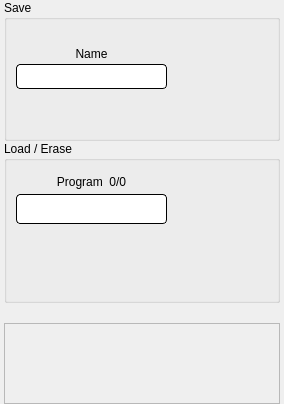
     <widget class="QWidget" name="page_LoadSave">
      <layout class="QGridLayout" name="gridLayout_3" rowstretch="35,40,5,20">
       <property name="leftMargin">
        <number>4</number>
       </property>
       <property name="topMargin">
        <number>0</number>
       </property>
       <property name="rightMargin">
        <number>4</number>
       </property>
       <property name="bottomMargin">
        <number>0</number>
       </property>
       <property name="spacing">
        <number>0</number>
       </property>
       <item row="1" column="0">
        <widget class="QGroupBox" name="groupBox_Load">
         <property name="sizePolicy">
          <sizepolicy hsizetype="Preferred" vsizetype="Expanding">
           <horstretch>0</horstretch>
           <verstretch>0</verstretch>
          </sizepolicy>
         </property>
         <property name="styleSheet">
          <string notr="true"/>
         </property>
         <property name="title">
          <string>Load / Erase</string>
         </property>
         <layout class="QGridLayout" name="gridLayout_4" rowstretch="20,25,5,45,5" columnstretch="30,30,5,15,5,15">
          <property name="spacing">
           <number>0</number>
          </property>
          <item row="3" column="0">
           <widget class="QPushButton" name="pushButton_Previous">
            <property name="sizePolicy">
             <sizepolicy hsizetype="Expanding" vsizetype="Expanding">
              <horstretch>0</horstretch>
              <verstretch>0</verstretch>
             </sizepolicy>
            </property>
            <property name="styleSheet">
             <string notr="true">QPushButton{
border-width: 0px;
border-style: solid; 
border-color: rgb(0, 0, 0);
outline: none;
}</string>
            </property>
            <property name="text">
             <string/>
            </property>
            <property name="icon">
             <iconset resource="resources.qrc">
              <normaloff>:/Resources/previous.png</normaloff>:/Resources/previous.png</iconset>
            </property>
            <property name="iconSize">
             <size>
              <width>32</width>
              <height>32</height>
             </size>
            </property>
            <property name="autoRepeat">
             <bool>false</bool>
            </property>
           </widget>
          </item>
          <item row="3" column="3">
           <widget class="QPushButton" name="pushButton_Load">
            <property name="sizePolicy">
             <sizepolicy hsizetype="Expanding" vsizetype="Expanding">
              <horstretch>0</horstretch>
              <verstretch>0</verstretch>
             </sizepolicy>
            </property>
            <property name="styleSheet">
             <string notr="true">QPushButton{
border-width: 0px;
border-style: solid; 
border-color: rgb(0, 0, 0);
outline: none;
}</string>
            </property>
            <property name="text">
             <string/>
            </property>
            <property name="icon">
             <iconset resource="resources.qrc">
              <normaloff>:/Resources/load.png</normaloff>:/Resources/load.png</iconset>
            </property>
            <property name="iconSize">
             <size>
              <width>32</width>
              <height>32</height>
             </size>
            </property>
           </widget>
          </item>
          <item row="3" column="5">
           <widget class="QPushButton" name="pushButton_Erase">
            <property name="sizePolicy">
             <sizepolicy hsizetype="Expanding" vsizetype="Expanding">
              <horstretch>0</horstretch>
              <verstretch>0</verstretch>
             </sizepolicy>
            </property>
            <property name="styleSheet">
             <string notr="true">QPushButton{
border-width: 0px;
border-style: solid; 
border-color: rgb(0, 0, 0);
outline: none;
}</string>
            </property>
            <property name="text">
             <string/>
            </property>
            <property name="icon">
             <iconset resource="resources.qrc">
              <normaloff>:/Resources/delete.png</normaloff>:/Resources/delete.png</iconset>
            </property>
            <property name="iconSize">
             <size>
              <width>32</width>
              <height>32</height>
             </size>
            </property>
           </widget>
          </item>
          <item row="1" column="4">
           <spacer name="horizontalSpacer_12">
            <property name="orientation">
             <enum>Qt::Horizontal</enum>
            </property>
            <property name="sizeHint" stdset="0">
             <size>
              <width>40</width>
              <height>20</height>
             </size>
            </property>
           </spacer>
          </item>
          <item row="3" column="1">
           <widget class="QPushButton" name="pushButton_Next">
            <property name="sizePolicy">
             <sizepolicy hsizetype="Expanding" vsizetype="Expanding">
              <horstretch>0</horstretch>
              <verstretch>0</verstretch>
             </sizepolicy>
            </property>
            <property name="styleSheet">
             <string notr="true">QPushButton{
border-width: 0px;
border-style: solid; 
border-color: rgb(0, 0, 0);
outline: none;
}</string>
            </property>
            <property name="text">
             <string/>
            </property>
            <property name="icon">
             <iconset resource="resources.qrc">
              <normaloff>:/Resources/next.png</normaloff>:/Resources/next.png</iconset>
            </property>
            <property name="iconSize">
             <size>
              <width>32</width>
              <height>32</height>
             </size>
            </property>
            <property name="autoRepeat">
             <bool>false</bool>
            </property>
           </widget>
          </item>
          <item row="2" column="0">
           <spacer name="verticalSpacer_8">
            <property name="orientation">
             <enum>Qt::Vertical</enum>
            </property>
            <property name="sizeHint" stdset="0">
             <size>
              <width>20</width>
              <height>40</height>
             </size>
            </property>
           </spacer>
          </item>
          <item row="4" column="0">
           <spacer name="verticalSpacer_7">
            <property name="orientation">
             <enum>Qt::Vertical</enum>
            </property>
            <property name="sizeHint" stdset="0">
             <size>
              <width>20</width>
              <height>40</height>
             </size>
            </property>
           </spacer>
          </item>
          <item row="0" column="0" colspan="2">
           <widget class="QLabel" name="label_Prog">
            <property name="sizePolicy">
             <sizepolicy hsizetype="Expanding" vsizetype="Expanding">
              <horstretch>0</horstretch>
              <verstretch>0</verstretch>
             </sizepolicy>
            </property>
            <property name="text">
             <string>Program  0/0</string>
            </property>
            <property name="alignment">
             <set>Qt::AlignCenter</set>
            </property>
           </widget>
          </item>
          <item row="1" column="2">
           <spacer name="horizontalSpacer_11">
            <property name="orientation">
             <enum>Qt::Horizontal</enum>
            </property>
            <property name="sizeHint" stdset="0">
             <size>
              <width>40</width>
              <height>20</height>
             </size>
            </property>
           </spacer>
          </item>
          <item row="1" column="0" colspan="2">
           <widget class="QLineEdit" name="lineEdit_Prog">
            <property name="sizePolicy">
             <sizepolicy hsizetype="Expanding" vsizetype="Expanding">
              <horstretch>0</horstretch>
              <verstretch>0</verstretch>
             </sizepolicy>
            </property>
            <property name="focusPolicy">
             <enum>Qt::NoFocus</enum>
            </property>
            <property name="styleSheet">
             <string notr="true">QLineEdit{
border-width: 1px;
border-style: solid; 
border-radius: 4px; 
border-color: rgb(0, 0, 0);
}</string>
            </property>
            <property name="alignment">
             <set>Qt::AlignCenter</set>
            </property>
            <property name="readOnly">
             <bool>true</bool>
            </property>
           </widget>
          </item>
         </layout>
        </widget>
       </item>
       <item row="0" column="0">
        <widget class="QGroupBox" name="groupBox_Save">
         <property name="sizePolicy">
          <sizepolicy hsizetype="Preferred" vsizetype="Expanding">
           <horstretch>0</horstretch>
           <verstretch>0</verstretch>
          </sizepolicy>
         </property>
         <property name="styleSheet">
          <string notr="true"/>
         </property>
         <property name="title">
          <string>Save</string>
         </property>
         <layout class="QGridLayout" name="gridLayout_5" rowstretch="15,20,25,40" columnstretch="60,10,20,10">
          <property name="spacing">
           <number>0</number>
          </property>
          <item row="0" column="0">
           <spacer name="verticalSpacer_6">
            <property name="orientation">
             <enum>Qt::Vertical</enum>
            </property>
            <property name="sizeHint" stdset="0">
             <size>
              <width>20</width>
              <height>40</height>
             </size>
            </property>
           </spacer>
          </item>
          <item row="1" column="0">
           <widget class="QLabel" name="label_Name">
            <property name="sizePolicy">
             <sizepolicy hsizetype="Expanding" vsizetype="Expanding">
              <horstretch>0</horstretch>
              <verstretch>0</verstretch>
             </sizepolicy>
            </property>
            <property name="text">
             <string>Name</string>
            </property>
            <property name="alignment">
             <set>Qt::AlignCenter</set>
            </property>
           </widget>
          </item>
          <item row="3" column="0">
           <spacer name="verticalSpacer_9">
            <property name="orientation">
             <enum>Qt::Vertical</enum>
            </property>
            <property name="sizeHint" stdset="0">
             <size>
              <width>20</width>
              <height>40</height>
             </size>
            </property>
           </spacer>
          </item>
          <item row="2" column="0">
           <widget class="QLineEdit" name="lineEdit_Save">
            <property name="sizePolicy">
             <sizepolicy hsizetype="Expanding" vsizetype="Expanding">
              <horstretch>0</horstretch>
              <verstretch>0</verstretch>
             </sizepolicy>
            </property>
            <property name="focusPolicy">
             <enum>Qt::StrongFocus</enum>
            </property>
            <property name="styleSheet">
             <string notr="true">QLineEdit{
border-width: 1px;
border-style: solid; 
border-radius: 4px; 
border-color: rgb(0, 0, 0);
}</string>
            </property>
            <property name="readOnly">
             <bool>false</bool>
            </property>
           </widget>
          </item>
          <item row="2" column="1">
           <spacer name="horizontalSpacer_13">
            <property name="orientation">
             <enum>Qt::Horizontal</enum>
            </property>
            <property name="sizeHint" stdset="0">
             <size>
              <width>40</width>
              <height>20</height>
             </size>
            </property>
           </spacer>
          </item>
          <item row="2" column="3">
           <spacer name="horizontalSpacer_14">
            <property name="orientation">
             <enum>Qt::Horizontal</enum>
            </property>
            <property name="sizeHint" stdset="0">
             <size>
              <width>40</width>
              <height>20</height>
             </size>
            </property>
           </spacer>
          </item>
          <item row="1" column="2" rowspan="2">
           <widget class="QPushButton" name="pushButton_Save">
            <property name="sizePolicy">
             <sizepolicy hsizetype="Expanding" vsizetype="Expanding">
              <horstretch>0</horstretch>
              <verstretch>0</verstretch>
             </sizepolicy>
            </property>
            <property name="focusPolicy">
             <enum>Qt::NoFocus</enum>
            </property>
            <property name="styleSheet">
             <string notr="true">QPushButton{
border-width: 0px;
border-style: solid; 
border-color: rgb(0, 0, 0);
outline: none;
}</string>
            </property>
            <property name="text">
             <string/>
            </property>
            <property name="icon">
             <iconset resource="resources.qrc">
              <normaloff>:/Resources/save.png</normaloff>:/Resources/save.png</iconset>
            </property>
            <property name="iconSize">
             <size>
              <width>32</width>
              <height>32</height>
             </size>
            </property>
           </widget>
          </item>
         </layout>
        </widget>
       </item>
       <item row="3" column="0">
        <widget class="QFrame" name="frame_ImpExp">
         <property name="sizePolicy">
          <sizepolicy hsizetype="Preferred" vsizetype="Expanding">
           <horstretch>0</horstretch>
           <verstretch>0</verstretch>
          </sizepolicy>
         </property>
         <property name="frameShape">
          <enum>QFrame::StyledPanel</enum>
         </property>
         <property name="frameShadow">
          <enum>QFrame::Raised</enum>
         </property>
         <layout class="QHBoxLayout" name="horizontalLayout">
          <item>
           <spacer name="horizontalSpacer_8">
            <property name="orientation">
             <enum>Qt::Horizontal</enum>
            </property>
            <property name="sizeHint" stdset="0">
             <size>
              <width>40</width>
              <height>20</height>
             </size>
            </property>
           </spacer>
          </item>
          <item>
           <widget class="QPushButton" name="pushButton_Import">
            <property name="sizePolicy">
             <sizepolicy hsizetype="Expanding" vsizetype="Expanding">
              <horstretch>0</horstretch>
              <verstretch>0</verstretch>
             </sizepolicy>
            </property>
            <property name="styleSheet">
             <string notr="true">QPushButton{
border-width: 0px;
border-style: solid; 
border-color: rgb(0, 0, 0);
outline: none;
}</string>
            </property>
            <property name="text">
             <string/>
            </property>
            <property name="icon">
             <iconset resource="resources.qrc">
              <normaloff>:/Resources/import.png</normaloff>:/Resources/import.png</iconset>
            </property>
            <property name="iconSize">
             <size>
              <width>32</width>
              <height>32</height>
             </size>
            </property>
           </widget>
          </item>
          <item>
           <spacer name="horizontalSpacer_9">
            <property name="orientation">
             <enum>Qt::Horizontal</enum>
            </property>
            <property name="sizeHint" stdset="0">
             <size>
              <width>40</width>
              <height>20</height>
             </size>
            </property>
           </spacer>
          </item>
          <item>
           <widget class="QPushButton" name="pushButton_Export">
            <property name="sizePolicy">
             <sizepolicy hsizetype="Expanding" vsizetype="Expanding">
              <horstretch>0</horstretch>
              <verstretch>0</verstretch>
             </sizepolicy>
            </property>
            <property name="styleSheet">
             <string notr="true">QPushButton{
border-width: 0px;
border-style: solid; 
border-color: rgb(0, 0, 0);
outline: none;
}</string>
            </property>
            <property name="text">
             <string/>
            </property>
            <property name="icon">
             <iconset resource="resources.qrc">
              <normaloff>:/Resources/export.png</normaloff>:/Resources/export.png</iconset>
            </property>
            <property name="iconSize">
             <size>
              <width>32</width>
              <height>32</height>
             </size>
            </property>
           </widget>
          </item>
          <item>
           <spacer name="horizontalSpacer_10">
            <property name="orientation">
             <enum>Qt::Horizontal</enum>
            </property>
            <property name="sizeHint" stdset="0">
             <size>
              <width>40</width>
              <height>20</height>
             </size>
            </property>
           </spacer>
          </item>
         </layout>
        </widget>
       </item>
       <item row="2" column="0">
        <spacer name="verticalSpacer_10">
         <property name="orientation">
          <enum>Qt::Vertical</enum>
         </property>
         <property name="sizeHint" stdset="0">
          <size>
           <width>20</width>
           <height>40</height>
          </size>
         </property>
        </spacer>
       </item>
      </layout>
     </widget>
